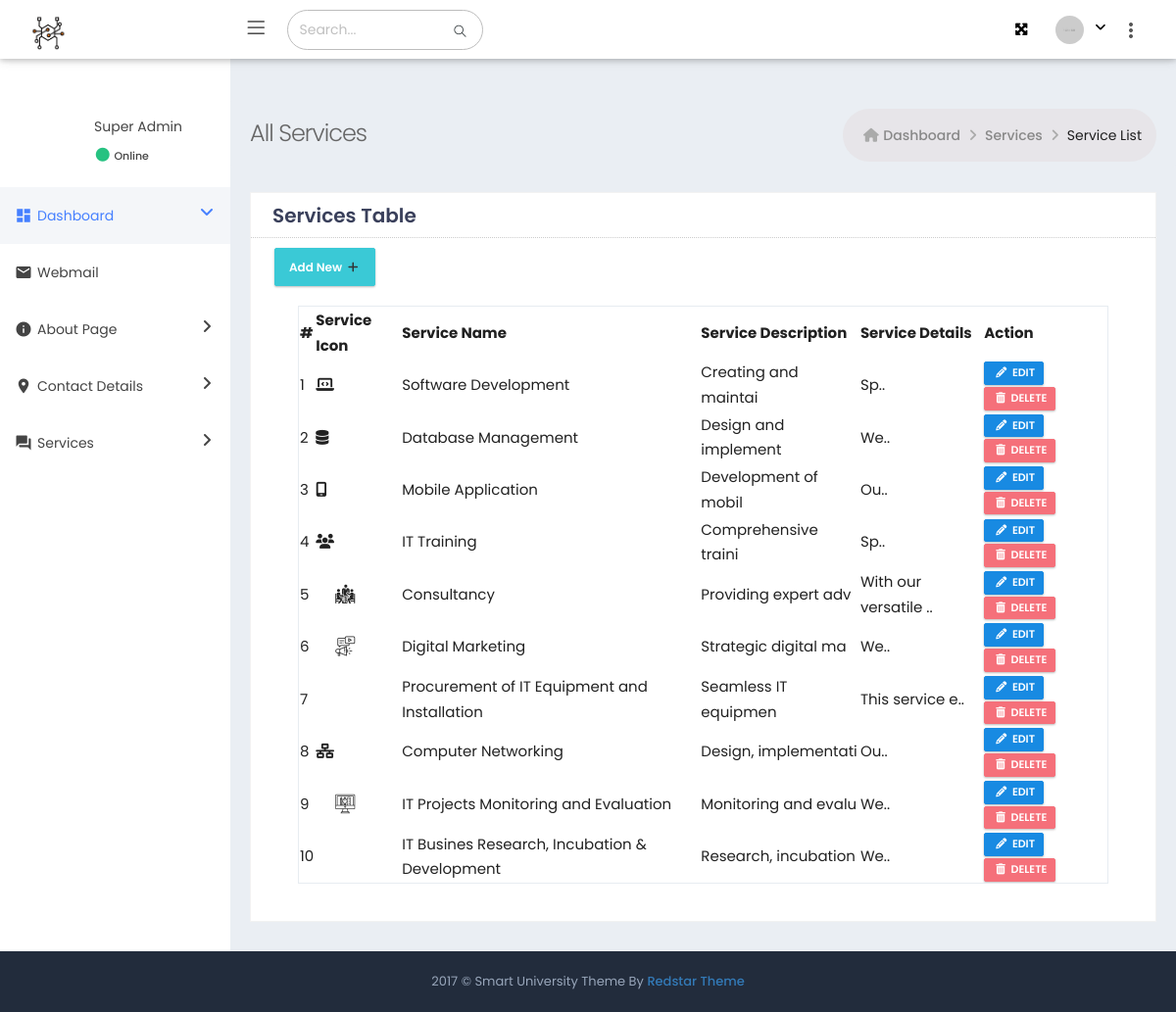
Screenshot of /admin/all_services.php with the database file from the repository.
### tables this page shows
CREATE TABLE IF NOT EXISTS `services_tb` (
  `id` int NOT NULL AUTO_INCREMENT,
  `service_name` varchar(50) NOT NULL,
  `service_description` varchar(255) NOT NULL,
  `service_detail` text NOT NULL,
  `service_icon` varchar(64) NOT NULL,
  PRIMARY KEY (`id`)
);

### admin/all_services.php (the view, shortened to what this page needs)
<?php
require('superadmin_functions.php');
$service_query = mysqli_query($spider_tech_db, "SELECT * FROM services_tb") or die(mysqli_error($spider_tech_db));
$service_row = mysqli_fetch_assoc($service_query);
?>
<!DOCTYPE html>
<html lang="en">
<head>
</head>
<body class="<?php require('body-tag-css.html'); ?>">
	<div class="page-wrapper">
		<?php require('header-section.php'); ?>
		<div class="page-container">
			<?php require('side-menu-section.php'); ?>
			<div class="page-content-wrapper">
				<div class="page-content">
					<div class="page-bar">
						<div class="page-title-breadcrumb">
							<div class=" pull-left">
								<div class="page-title">All Services</div>
							</div>
							<ol class="breadcrumb page-breadcrumb pull-right">
								<li><i class="fa fa-home"></i>&nbsp;<a class="parent-item" href="dashboard.php">Dashboard</a>&nbsp;<i class="fa fa-angle-right"></i></li>
								<li><a class="parent-item" href="">Services</a>&nbsp;<i class="fa fa-angle-right"></i></li>
								<li class="active">Service List</li>
							</ol>
						</div>
					</div>
					<div class="row">
						<div class="col-md-12 col-sm-12">
							<div class="card card-box">
								<div class="card-head">
									<header>Services Table</header>
								</div>
								<div class="card-body" id="bar-parent">
                                    <div class="row">
                                        <div class="col-md-6 col-sm-6 col-6">
                                            <div class="btn-group">
                                                <a href="add_services.php" id="addRow" class="btn btn-info">Add New <i class="fa fa-plus"></i></a>
                                            </div>
                                        </div>
                                    </div>
                                    <div class="card-body">
                                        <div class="table-scrollable">
                                            <table id="exportTable" class="display nowrap table-hover" style="width:100%">
                                                <thead>
                                                    <tr>
                                                        <th>#</th>
                                                        <th>Service Icon</th>
                                                        <th>Service Name</th>
                                                        <th>Service Description</th>
                                                        <th>Service Details</th>
                                                        <th>Action</th>
                                                    </tr>
                                                </thead>
                                                <tbody>
                                                <?php
                                                $no = 1;
                                                do {
                                                    $service_id = $service_row['id'];
                                                    echo
                                                        '<tr>
                                                           <td>' . $no++ . '</td>
                                                           <td class="patient-img"><i class="' . stripslashes($service_row['service_icon']) . '"></i></td>
                                                           <td>' . stripslashes($service_row['service_name']) . '</td>
                                                           <td>' . substr(stripslashes($service_row['service_description']), 0, 20) . '</td>
                                                           <td>' . substr(stripslashes(strip_tags($service_row['service_detail'])), 0, 20) . '..</td>
                                                           <td>
                                                               <a href="all_services.php?service=' . $service_id . '" class="btn btn-primary btn-xs"><i class="fa fa-pencil"></i> Edit</a>
                                                               <a href="all_services.php?delete_service=' . $service_id . '" class="btn btn-danger btn-xs" onclick="return confirm(\'Are you sure you want to delete this service?\');"><i class="fa fa-trash"></i> Delete</a>
                                                           </td>
                                                        </tr>';
                                                } while ($service_row = mysqli_fetch_assoc($service_query));
                                                ?>
                                                </tbody>
                                            </table>
                                        </div>
                                    </div>
								</div>
							</div>
						</div>
					</div>
				</div>
			</div>
		</div>
	</div>
</body>
</html>

### admin/assets/css/theme/light/style.css (style rules this page uses)
.fa { display: inline-block; font: normal normal normal 14px/1 FontAwesome; font-size: inherit; -webkit-font-smoothing: antialiased; -moz-osx-font-smoothing: grayscale; transform: translate(0, 0); }

### admin/assets/css/responsive.css (style rules this page uses)
@media (min-width:992px) { .page-content-wrapper { float: left; width: 100% } }
@media (min-width:992px) { .page-content-wrapper .page-content { margin-left: 235px; margin-top: 0; min-height: 600px; padding: 25px 20px 10px } }
@media (min-width:992px) { .page-footer { clear: left } }

### admin/assets/css/theme/light/theme-color.css (style rules this page uses)
:root { --sidebar-color: #ffffff; --sidebar-font-color: #4680ff; --logo-color: #222c3c; --header-color: #6673FC; }
.white-sidebar-color .page-container { background-color : #ffffff; }

### rows the page displays
services_tb: service_name "Software Development", service_description "Creating and maintai", service_detail "Sp"
services_tb: service_name "Database Management", service_description "Design and implement", service_detail "We"
services_tb: service_name "Mobile Application", service_description "Development of mobil", service_detail "Ou"
services_tb: service_name "IT Training", service_description "Comprehensive traini", service_detail "Sp"
services_tb: service_name "Consultancy", service_description "Providing expert adv", service_detail "With our versatile"
services_tb: service_name "Digital Marketing", service_description "Strategic digital ma", service_detail "We"
services_tb: service_name "Procurement of IT Equipment and Installation", service_description "Seamless IT equipmen", service_detail "This service e"
services_tb: service_name "Computer Networking", service_description "Design, implementati", service_detail "Ou"
services_tb: service_name "IT Projects Monitoring and Evaluation", service_description "Monitoring and evalu", service_detail "We"
services_tb: service_name "IT Busines Research, Incubation & Development", service_description "Research, incubation", service_detail "We"
